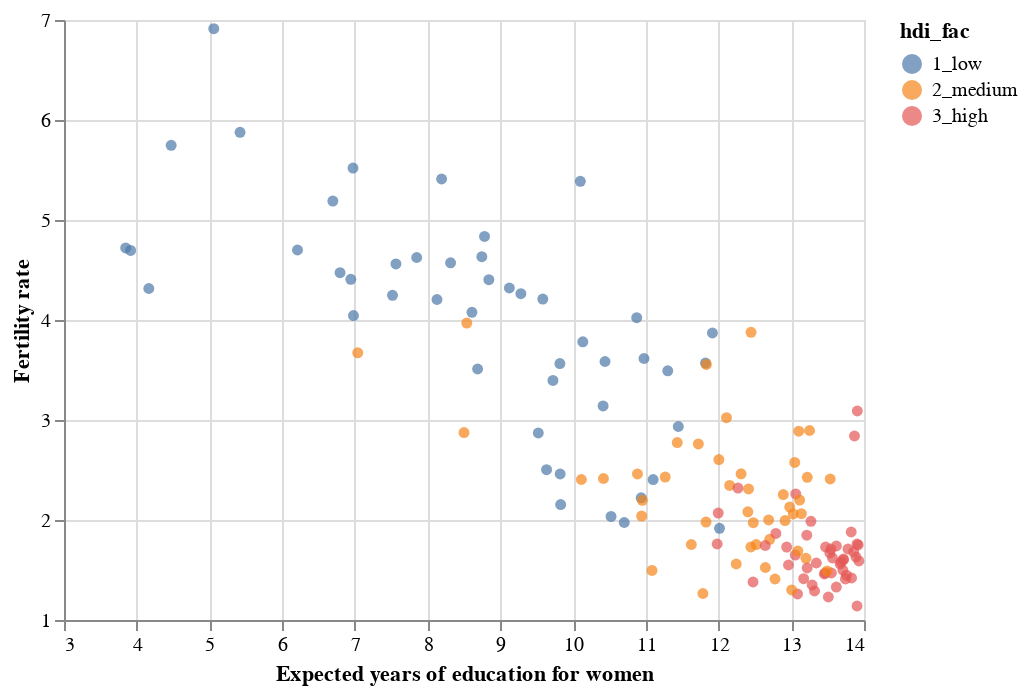

Write notebook code for a chart like this one.
### Markdown cell above
<!-- BEGIN QUESTION -->

### Q0 (b) Scatter by HDI level

#### (i) Add HDI level

Modify your plot from Q0 (a) so that points are colored according to the corresponding country's level of human development. Make sure you choose appropriate labels for your axes and plot. Store this plot as `scatter` and display the graphic.

<!--
BEGIN QUESTION
name: q0_b_i
points: 1
manual: true
-->

### Code cell
scatter = simple_scatter.encode(color = 'hdi_fac')
scatter

### Figure 1 — Vega-Lite specification as saved in the notebook (floating-point values rounded to 4 significant figures; data arrays with more than 128 entries replaced by an {"elided": "..."} marker saying what was removed)
{"config": {"view": {"continuousWidth": 400, "continuousHeight": 300}}, "data": {"name": "data-55aa22b03e6d171f9a62cb1eb9279c29"}, "mark": "circle", "encoding": {"color": {"field": "hdi_fac", "type": "nominal"}, "x": {"field": "educ_expected_yrs_f", "scale": {"zero": false}, "title": "Expected years of education for women", "type": "quantitative"}, "y": {"field": "fertility_total", "scale": {"zero": false}, "title": "Fertility rate", "type": "quantitative"}}, "$schema": "https://vega.github.io/schema/vega-lite/v4.17.0.json", "datasets": {"data-55aa22b03e6d171f9a62cb1eb9279c29": {"elided": "139 records"}}}
